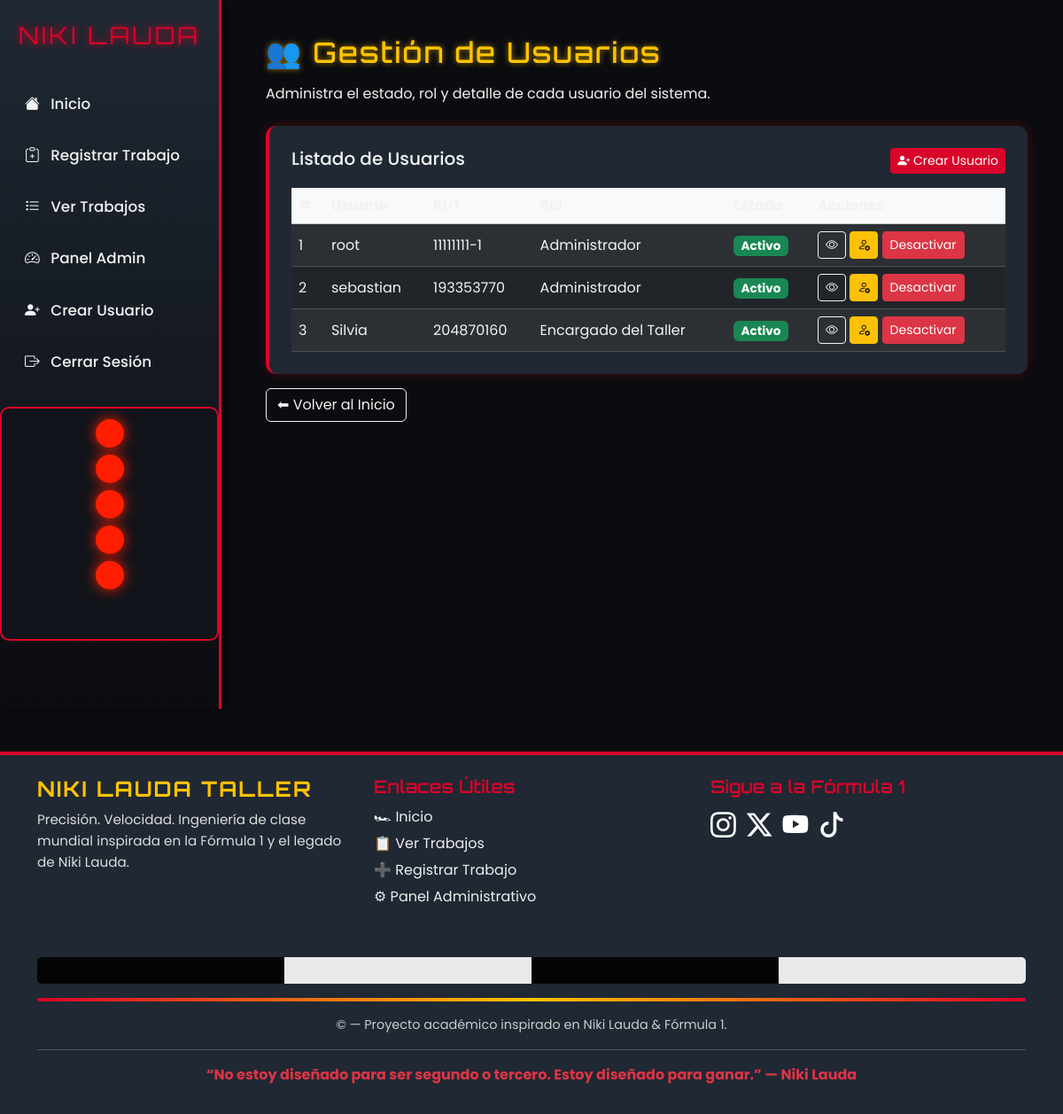
/usuarios/ (signed in), run on an earlier commit of the app's database.
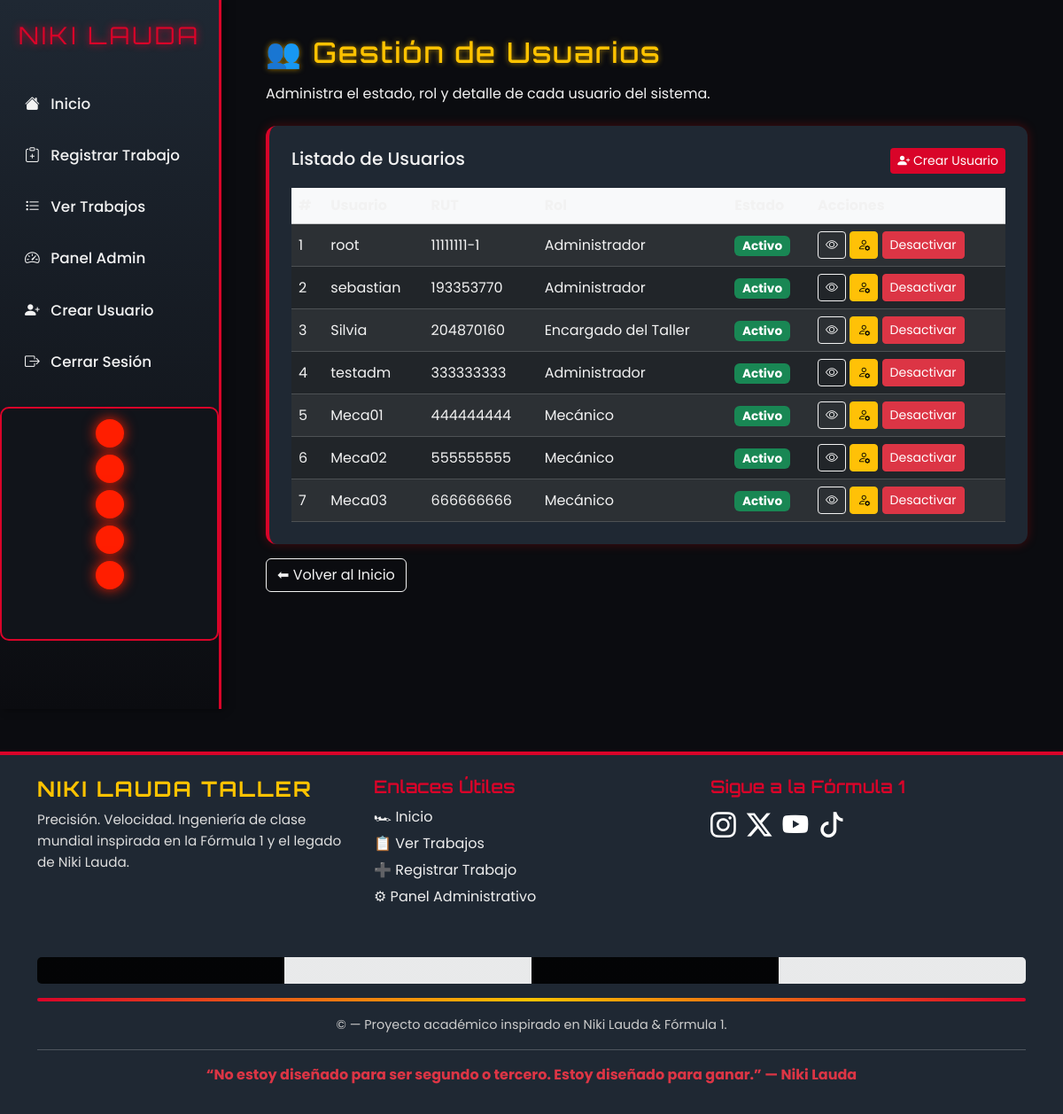
And on a later commit of the database.
### core/models.py (models this page shows, shortened)
class PerfilUsuario(models.Model):
    ROLES = [
        ("ADMIN", "Administrador"),
        ("MECANICO", "Mecánico"),
        ("ENCARGADO", "Encargado del Taller"),
    ]
    user = models.OneToOneField(User, on_delete=models.CASCADE, related_name="perfil")
    rol = models.CharField(max_length=20, choices=ROLES, default="MECANICO")
    activo = models.BooleanField(default=True)
    rut = models.CharField(max_length=12, unique=True)
    ultimo_movimiento = models.DateTimeField(null=True, blank=True)

### core/views.py (the view)
# urls.py: path("usuarios/", views.gestionar_usuarios, name="gestionar_usuarios"),
@login_required
def gestionar_usuarios(request):
    perfil = request.user.perfil
    if perfil.rol != "ADMIN":
        return redirect("usuario_inactivo")
    usuarios = PerfilUsuario.objects.select_related("user").all()
    total_usuarios = usuarios.count()
    usuarios_activos = usuarios.filter(activo=True).count()
    usuarios_inactivos = usuarios.filter(activo=False).count()
    return render(request, "core/gestionar_usuarios.html", {
        "usuarios": usuarios,
        "total_usuarios": total_usuarios,
        "usuarios_activos": usuarios_activos,
        "usuarios_inactivos": usuarios_inactivos,
    })

### core/templates/core/gestionar_usuarios.html (shortened to what this page needs)
{% extends "core/base.html" %}
{% block content %}
<h2 class="f1-title mb-3">👥 Gestión de Usuarios</h2>
<p class="mb-4">Administra el estado, rol y detalle de cada usuario del sistema.</p>
<div class="f1-card">
    <div class="d-flex justify-content-between mb-3">
        <h5 class="mb-0">Listado de Usuarios</h5>
        <a href="{% url 'crear_usuario' %}" class="btn btn-primary btn-sm">
            <i class="bi bi-person-plus-fill"></i> Crear Usuario
        </a>
    </div>
    <table class="table table-dark table-striped align-middle mb-0">
        <thead class="table-light text-dark">
            <tr>
                <th>#</th>
                <th>Usuario</th>
                <th>RUT</th>
                <th>Rol</th>
                <th>Estado</th>
                <th style="width:220px;">Acciones</th>
            </tr>
        </thead>
        <tbody>
            {% for u in usuarios %}
            <tr>
                <td>{{ forloop.counter }}</td>
                <td>{{ u.user.username }}</td>
                <td>{{ u.rut }}</td>
                <td>{{ u.get_rol_display }}</td>
                <td>
                    {% if u.activo %}
                        <span class="badge bg-success">Activo</span>
                    {% else %}
                        <span class="badge bg-danger">Inactivo</span>
                    {% endif %}
                </td>
                <td>
                    <a href="{% url 'detalle_usuario' u.id %}" class="btn btn-sm btn-outline-light">
                        <i class="bi bi-eye"></i>
                    </a>
                    <a href="{% url 'cambiar_rol_usuario' u.id %}" class="btn btn-sm btn-warning">
                        <i class="bi bi-person-gear"></i>
                    </a>
                    <a href="{% url 'cambiar_estado_usuario' u.id %}"
                       class="btn btn-sm {% if u.activo %}btn-danger{% else %}btn-success{% endif %}">
                        {% if u.activo %}Desactivar{% else %}Activar{% endif %}
                    </a>
                </td>
            </tr>
            {% empty %}
            <tr>
                <td colspan="6" class="text-center text-muted py-4">
                    No hay usuarios registrados.
                </td>
            </tr>
            {% endfor %}
        </tbody>
    </table>
</div>
<a href="{% url 'home' %}" class="btn btn-outline-light mt-3">
    ⬅ Volver al Inicio
</a>
{% endblock %}

### core/templates/core/base.html (shortened to what this page needs)
<!DOCTYPE html>
<html lang="es">
<head>
    <link href="https://cdn.jsdelivr.net/npm/bootstrap@5.3.2/dist/css/bootstrap.min.css" rel="stylesheet">
    <link rel="stylesheet" href="https://cdn.jsdelivr.net/npm/bootstrap-icons@1.11.2/font/bootstrap-icons.css">
</head>
<body>
    <div class="sidebar">
        <div class="brand logo-f1">NIKI LAUDA</div>
        <a href="/"><i class="bi bi-house-fill me-2"></i> Inicio</a>
        <a href="{% url 'registrar_trabajo' %}">
            <i class="bi bi-clipboard-plus me-2"></i> Registrar Trabajo
        </a>
        <a href="{% url 'lista_trabajos' %}">
            <i class="bi bi-list-task me-2"></i> Ver Trabajos
        </a>
        {% if user.is_authenticated and user.perfil.rol == "ADMIN" %}
            <a href="{% url 'gestionar_usuarios' %}">
                <i class="bi bi-speedometer2 me-2"></i> Panel Admin
            </a>
            <a href="{% url 'crear_usuario' %}">
                <i class="bi bi-person-plus-fill me-2"></i> Crear Usuario
            </a>
        {% endif %}
        {% if user.is_authenticated %}
            <a href="{% url 'logout' %}">
                <i class="bi bi-box-arrow-right me-2"></i> Cerrar Sesión
            </a>
        {% else %}
            <a href="{% url 'login' %}">
                <i class="bi bi-box-arrow-in-right me-2"></i> Ingresar
            </a>
        {% endif %}
        <div class="f1-light-container-sidebar mt-4 mb-3 text-center">
            <div class="f1-light red"></div>
            <div class="f1-light red"></div>
            <div class="f1-light red"></div>
            <div class="f1-light red"></div>
            <div class="f1-light red"></div>
        </div>
    </div>
    <div class="content">
        {% block content %}{% endblock %}
    </div>
    <footer class="f1-footer mt-5 pt-4 pb-3">
        <div class="container">
            <div class="row text-center text-md-start">
                <div class="col-md-4 mb-4">
                    <h4 class="footer-title">NIKI LAUDA TALLER</h4>
                    <p class="footer-text">
                        Precisión. Velocidad. Ingeniería de clase mundial inspirada en la Fórmula 1 y el legado de Niki Lauda.
                    </p>
                </div>
                <div class="col-md-4 mb-4">
                    <h5 class="footer-subtitle">Enlaces Útiles</h5>
                    <ul class="footer-links">
                        <li><a href="/">🏎 Inicio</a></li>
                        <li><a href="{% url 'lista_trabajos' %}">📋 Ver Trabajos</a></li>
                        <li><a href="{% url 'registrar_trabajo' %}">➕ Registrar Trabajo</a></li>
                        {% if user.is_authenticated and user.perfil.rol == "ADMIN" %}
                        <li><a href="{% url 'gestionar_usuarios' %}">⚙ Panel Administrativo</a></li>
                        {% endif %}
                    </ul>
                </div>
                <div class="col-md-4 mb-4">
                    <h5 class="footer-subtitle">Sigue a la Fórmula 1</h5>
                    <div class="footer-socials">
                        <a href="https://www.instagram.com/f1/" target="_blank" class="social-icon instagram">
                            <i class="bi bi-instagram"></i>
                        </a>
                        <a href="https://twitter.com/f1" target="_blank" class="social-icon twitter">
                            <i class="bi bi-twitter-x"></i>
                        </a>
                        <a href="https://www.youtube.com/F1" target="_blank" class="social-icon youtube">
                            <i class="bi bi-youtube"></i>
                        </a>
                        <a href="https://www.tiktok.com/@f1" target="_blank" class="social-icon tiktok">
                            <i class="bi bi-tiktok"></i>
                        </a>
                    </div>
                </div>
            </div>
            <div class="f1-flag-line my-3"></div>
            <div class="f1-divider my-3"></div>
            <div class="text-center mt-3">
                <p class="footer-copy mb-0">
                    © {{ now|date:"Y" }} — Proyecto académico inspirado en Niki Lauda & Fórmula 1.
                    <hr>
                    <span class="text-danger fw-bold">
                        “No estoy diseñado para ser segundo o tercero. Estoy diseñado para ganar.” — Niki Lauda
                    </span>
                </p>
            </div>
        </div>
    </footer>
</body>
</html>

### core/templates/core/base.html (style rules this page uses)
:root { --rojo-ferrari: #d90429; --rojo-ferrari-oscuro: #9e001e; --negro-carbon: #0b0c10; --gris-metal: #1f2833; --gris-suave: #2b3643; --amarillo-f1: #ffc300; --texto-claro: #f2f2f2; }
body { background-color: var(--negro-carbon); color: var(--texto-claro); font-family: 'Poppins', sans-serif; overflow-x: hidden; }
.sidebar { width: 250px; height: 100vh; background: linear-gradient(180deg, var(--gris-metal), var(--negro-carbon)); position: fixed; top: 0; left: 0; border-right: 3px solid var(--rojo-ferrari); padding-top: 20px; z-index: 1000; box-shadow: 4px 0 8px rgba(0, 0, 0, 0.5); animation: slideIn 0.4s ease-out; }
.sidebar .brand { font-family: 'Orbitron', sans-serif; font-size: 1.7rem; text-align: center; color: var(--rojo-ferrari); letter-spacing: 3px; margin-bottom: 30px; text-shadow: 0 0 8px var(--rojo-ferrari); }
.sidebar a { display: block; padding: 14px 25px; margin-bottom: 5px; color: var(--texto-claro); text-decoration: none; font-size: 1.05rem; border-left: 3px solid transparent; transition: 0.25s; font-weight: 500; }
.content { margin-left: 260px; padding: 40px; min-height: 100vh; animation: fadeIn 0.5s ease-out; }
.f1-card { background: var(--gris-metal); border-left: 4px solid var(--rojo-ferrari); padding: 25px; border-radius: 12px; box-shadow: 0 0 12px rgba(255, 0, 0, 0.25); color: var(--texto-claro); }
.f1-title { font-family: 'Orbitron', sans-serif; color: var(--amarillo-f1); letter-spacing: 2px; margin-bottom: 15px; text-shadow: 0 0 6px rgba(255, 195, 0, 0.6); }
.btn-primary { background-color: var(--rojo-ferrari); border: none; }
.btn-outline-light { border-color: var(--texto-claro); color: var(--texto-claro); }
table.table-dark { background-color: var(--gris-metal) !important; }
table.table-dark td, table.table-dark th { color: var(--texto-claro) !important; }
.badge { font-size: 0.85rem; }
.f1-footer { background: var(--gris-metal); border-top: 4px solid var(--rojo-ferrari); color: #ddd; font-family: 'Poppins', sans-serif; }
.footer-title { font-family: 'Orbitron'; font-weight: 700; color: var(--amarillo-f1); letter-spacing: 2px; }
.footer-subtitle { font-family: 'Orbitron'; color: var(--rojo-ferrari); font-weight: 600; margin-bottom: 10px; }
.footer-text { font-size: 0.95rem; line-height: 1.6; }
.footer-links { list-style: none; padding: 0; }
.footer-links li { margin-bottom: 6px; }
.footer-links a { text-decoration: none; color: #eee; transition: 0.2s; }
.footer-socials { display: flex; gap: 12px; justify-content: flex-start; }
.social-icon { font-size: 1.8rem; color: #fff; transition: transform 0.25s ease, color 0.25s ease; }
.f1-divider { height: 4px; background: linear-gradient( 90deg, var(--rojo-ferrari), var(--amarillo-f1), var(--rojo-ferrari) ); border-radius: 3px; }
.footer-copy { font-size: 0.9rem; color: #ccc; }
.f1-flag-line { width: 100%; height: 30px; background-image: linear-gradient( 90deg, #000 0%, #000 12.5%, #fff 12.5%, #fff 25%, #000 25%, #000 37.5%, #fff 37.5%, #fff 50%, #000 50%, #000 62.5%, #fff 62.5%, #fff 75%, #000 75%, #000 87.5%, #fff 87.5%, #fff 100% ); background-size: 200% 100%; animation: flagMove 4s linear infinite; border-radius: 5px; opacity: 0.9; }
.f1-light-container-sidebar { display: flex; flex-direction: column; align-items: center; padding: 8px 0; background-color: #11141a; border-radius: 10px; border: 2px solid var(--rojo-ferrari); }
.f1-light-container-sidebar .f1-light { width: 32px; height: 32px; border-radius: 50%; margin: 4px 0; opacity: 0.2; transition: opacity 0.3s ease-out; box-shadow: 0 0 12px rgba(0,0,0,0.5); }
.f1-light.red { background-color: #ff1e00; }

What changed in the data, as far as the page shows it:
added PerfilUsuario: user.username "testadm", rut "333333333", rol "Administrador", activo "Activo"
added PerfilUsuario: user.username "Meca01", rut "444444444", rol "Mecánico", activo "Activo"
added PerfilUsuario: user.username "Meca02", rut "555555555", rol "Mecánico", activo "Activo"
added PerfilUsuario: user.username "Meca03", rut "666666666", rol "Mecánico", activo "Activo"
